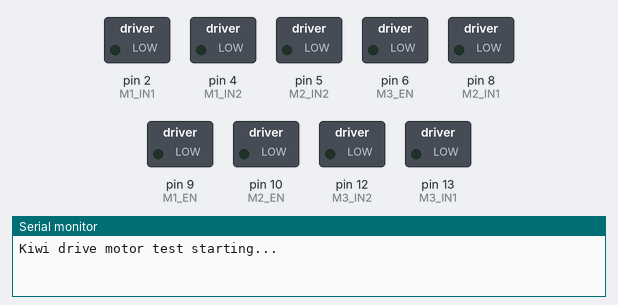
Bench run of a sketch on a simulated Arduino Uno, built with avr-gcc and run on an emulated ATmega328P. Shown: switched loads named in the sketch (green lamp = pin HIGH), the last lines printed to the serial monitor.

Above: at 0.1 s.
At 2.1 s:
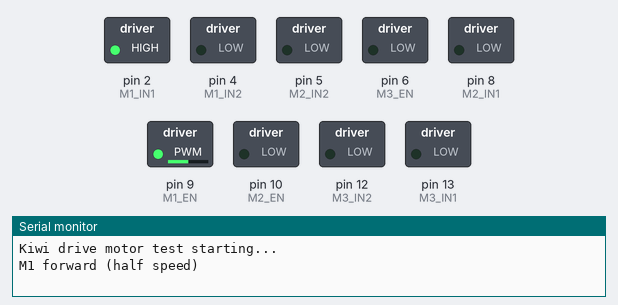
At 11.1 s:
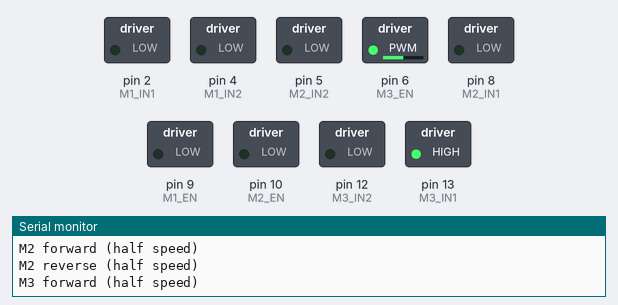
At 18.6 s:
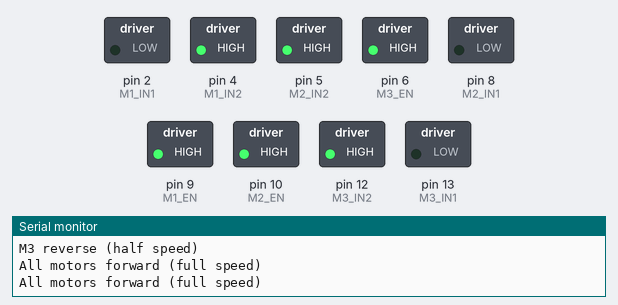
At 28.6 s:
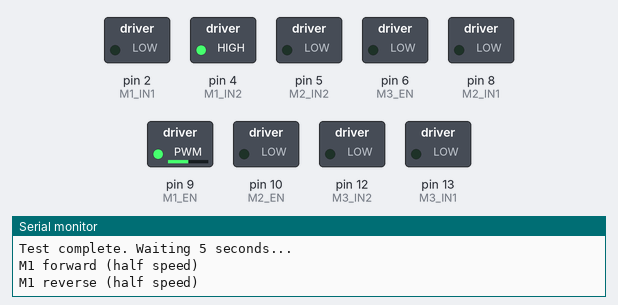
At 37.6 s:
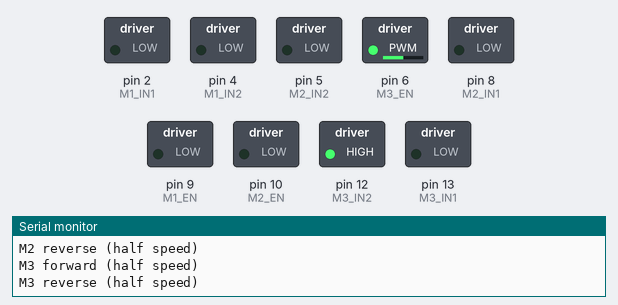
Timing chart, 0 to 40.0 s (numbered marks = the images above):
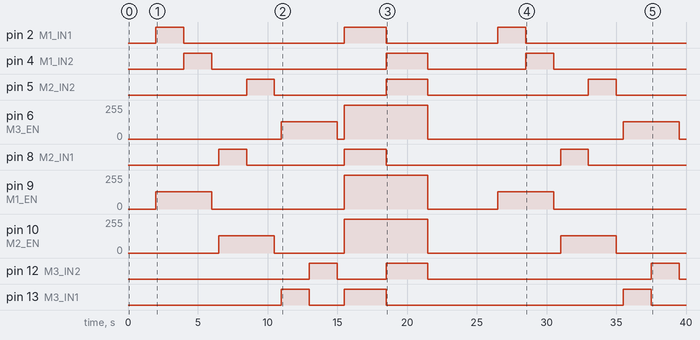

The sketch:

MotorTest.ino
```cpp
// Kiwi Drive Motor Test
// M1 = Front-left, M2 = Front-right, M3 = Rear

// --- Pin definitions ---
const int M1_EN  = 9;   // PWM
const int M1_IN1 = 2;
const int M1_IN2 = 4;

const int M2_EN  = 10;  // PWM
const int M2_IN1 = 8;
const int M2_IN2 = 5;   // Was Pin 7

const int M3_EN  = 6;   // PWM
const int M3_IN1 = 13;
const int M3_IN2 = 12;

// --- Helper functions ---

void setMotor(int en, int in1, int in2, int speed) {
  // speed: -255 to 255, 0 = stop
  if (speed > 0) {
    digitalWrite(in1, HIGH);
    digitalWrite(in2, LOW);
    analogWrite(en, speed);
  } else if (speed < 0) {
    digitalWrite(in1, LOW);
    digitalWrite(in2, HIGH);
    analogWrite(en, -speed);
  } else {
    digitalWrite(in1, LOW);
    digitalWrite(in2, LOW);
    analogWrite(en, 0);
  }
}

void stopAll() {
  setMotor(M1_EN, M1_IN1, M1_IN2, 0);
  setMotor(M2_EN, M2_IN1, M2_IN2, 0);
  setMotor(M3_EN, M3_IN1, M3_IN2, 0);
}

// --- Setup ---

void setup() {
  pinMode(M1_EN,  OUTPUT); pinMode(M1_IN1, OUTPUT); pinMode(M1_IN2, OUTPUT);
  pinMode(M2_EN,  OUTPUT); pinMode(M2_IN1, OUTPUT); pinMode(M2_IN2, OUTPUT);
  pinMode(M3_EN,  OUTPUT); pinMode(M3_IN1, OUTPUT); pinMode(M3_IN2, OUTPUT);

  Serial.begin(9600);
  Serial.println("Kiwi drive motor test starting...");
  stopAll();
  delay(2000); // pause before starting
}

// --- Main test loop ---

void loop() {

  // Test M1
  Serial.println("M1 forward (half speed)");
  setMotor(M1_EN, M1_IN1, M1_IN2, 128);
  delay(2000);
  Serial.println("M1 reverse (half speed)");
  setMotor(M1_EN, M1_IN1, M1_IN2, -128);
  delay(2000);
  stopAll(); delay(500);

  // Test M2
  Serial.println("M2 forward (half speed)");
  setMotor(M2_EN, M2_IN1, M2_IN2, 128);
  delay(2000);
  Serial.println("M2 reverse (half speed)");
  setMotor(M2_EN, M2_IN1, M2_IN2, -128);
  delay(2000);
  stopAll(); delay(500);

  // Test M3
  Serial.println("M3 forward (half speed)");
  setMotor(M3_EN, M3_IN1, M3_IN2, 128);
  delay(2000);
  Serial.println("M3 reverse (half speed)");
  setMotor(M3_EN, M3_IN1, M3_IN2, -128);
  delay(2000);
  stopAll(); delay(500);

  // Test all together at full speed
  Serial.println("All motors forward (full speed)");
  setMotor(M1_EN, M1_IN1, M1_IN2, 255);
  setMotor(M2_EN, M2_IN1, M2_IN2, 255);
  setMotor(M3_EN, M3_IN1, M3_IN2, 255);
  delay(3000);
  stopAll();

  // Test all together at full speed
  Serial.println("All motors forward (full speed)");
  setMotor(M1_EN, M1_IN1, M1_IN2, -255);
  setMotor(M2_EN, M2_IN1, M2_IN2, -255);
  setMotor(M3_EN, M3_IN1, M3_IN2, -255);
  delay(3000);
  stopAll();

  Serial.println("Test complete. Waiting 5 seconds...");
  delay(5000);
}
```

Measured:
- by itself, pin 2 (M1_IN1): goes HIGH 2.0 s, LOW 11.5 s, HIGH 3.0 s, LOW 8.0 s, HIGH 2.0 s, then LOW
- by itself, pin 4 (M1_IN2): goes HIGH 2.0 s, LOW 12.5 s, HIGH 3.0 s, LOW 7.0 s, HIGH 2.0 s, then LOW
- by itself, pin 5 (M2_IN2): goes HIGH 2.0 s, LOW 8.0 s, HIGH 3.0 s, LOW 11.5 s, HIGH 2.0 s, then LOW
- by itself, pin 6 (M3_EN): 0/255 → 128/255 at 11.0 s, → 0/255 4.0 s later, → 255/255 0.50 s later, → 0/255 6.0 s later, … (6 changes in this stretch)
- by itself, pin 8 (M2_IN1): goes HIGH 2.0 s, LOW 7.0 s, HIGH 3.0 s, LOW 12.5 s, HIGH 2.0 s, then LOW
- by itself, pin 9 (M1_EN): 0/255 → 128/255 at 2.0 s, → 0/255 4.0 s later, → 255/255 9.5 s later, → 0/255 6.0 s later, … (6 changes in this stretch)
- by itself, pin 10 (M2_EN): 0/255 → 128/255 at 6.5 s, → 0/255 4.0 s later, → 255/255 5.0 s later, → 0/255 6.0 s later, … (6 changes in this stretch)
- by itself, pin 12 (M3_IN2): goes HIGH 2.0 s, LOW 3.5 s, HIGH 3.0 s, LOW 16.0 s, HIGH 2.0 s, then LOW
